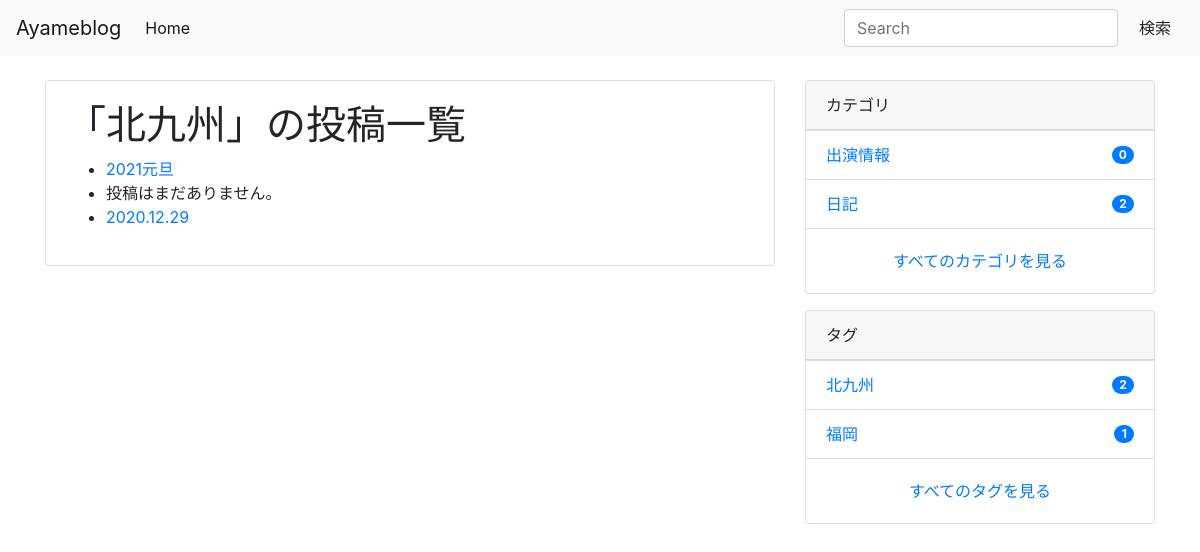
The page /tag/kitakyusyu/ on the database as committed earlier.
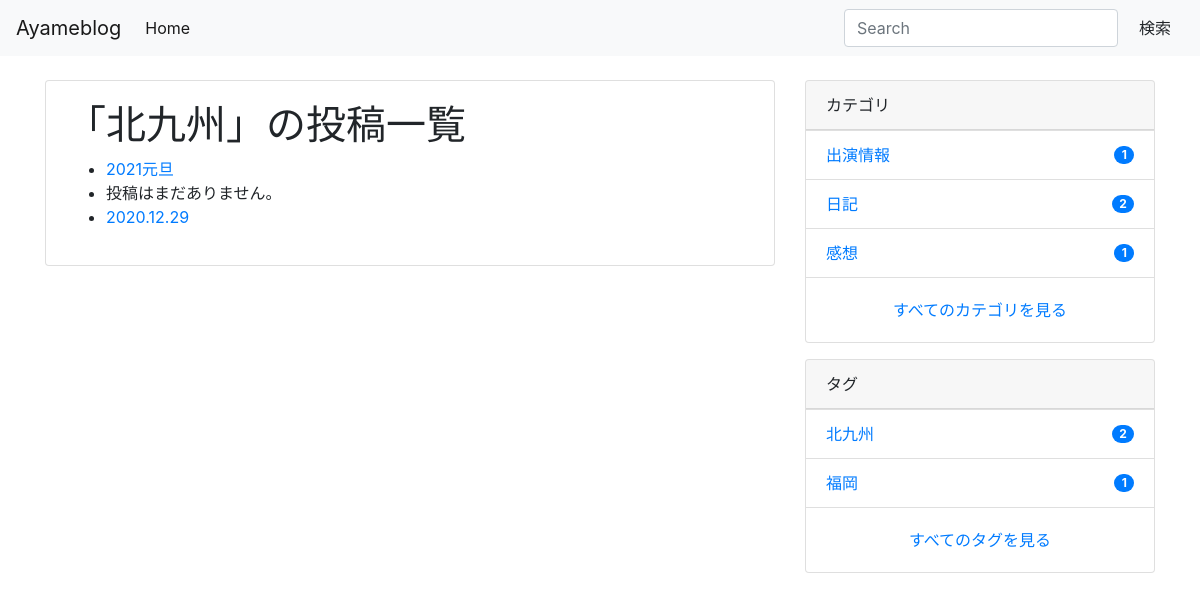
The same page on the database as committed later.
### blog/models.py (models this page shows, shortened)
class Post(models.Model):
    category = models.ForeignKey(Category, on_delete=models.PROTECT)
    tags = models.ManyToManyField(Tag, blank=True)
    title = models.CharField(max_length=255)
    content = models.TextField()
    description = models.TextField(blank=True)
    created_at = models.DateTimeField(auto_now_add=True)
    updated_at = models.DateTimeField(blank=True, null=True)
    published_at = models.DateTimeField(blank=True, null=True)
    is_public = models.BooleanField(default=False)
    image = models.ImageField(upload_to='post_images/', null=True, blank=True)
    class Meta:
        ordering = ['-created_at']

class Category(models.Model):
    name = models.CharField(max_length=255)
    slug = models.SlugField(unique=True)
    timestamp = models.DateTimeField(auto_now_add=True)

class Tag(models.Model):
    name = models.CharField(max_length=255)
    slug = models.SlugField(unique=True)
    timestamp = models.DateTimeField(auto_now_add=True)

### blog/views.py (the view)
# urls.py: path('tag/<str:tag_slug>/', TagPostView.as_view(), name='tag_post'),
class TagPostView(ListView):
    model = Post
    template_name = 'blog/tag_post.html'
    def get_queryset(self):
        tag_slug = self.kwargs['tag_slug']
        self.tag = get_object_or_404(Tag, slug=tag_slug)
        qs = super().get_queryset().filter(tags=self.tag)
        return qs
    def get_context_data(self, **kwargs):
        context = super().get_context_data(**kwargs)
        context['tag'] = self.tag
        return context

### ayameblog/context_processors.py (called while the page is built)
def common(request):
    context = {
        'categories': Category.objects.annotate(
            num_posts=Count('post', filter=Q(post__is_public=True))),
        'tags': Tag.objects.annotate(
            num_posts=Count('post', filter=Q(post__is_public=True))),
    }
    return context

### blog/templates/blog/tag_post.html (shortened to what this page needs)
{% extends 'base.html' %}
{% block content %}
<div class="container">
  <div class="row">
      <main class="col-md-8">
          <div class="card mb-3">
              <div class="card-body">
                  <h1>「{{ tag.name }}」の投稿一覧</h1>
                  <ul>
                    {% for post in object_list %}
                    {% if user.is_authenticated or post.is_public %}
                    <li>{% if not post.is_public %}[下書き]{% endif %}<a href="{% url 'blog:post_detail' post.id %}">{{ post.title }}</a></li>
                    {% else %}
                    <li>投稿はまだありません。</li>
                    {% endif %}
                    {% empty %}
                    <li>まだ投稿はありません。</li>
                    {% endfor %}
                  </ul>
              </div>
          </div>
      </main>
      <aside class="col-md-4">
          {% include "blog/snippets/sidebar.html" %}
      </aside>
  </div>
</div>
{% endblock %}

### blog/templates/blog/snippets/sidebar.html
<div class="card mb-3">
    <div class="card-header">
      カテゴリ
    </div>
    <ul class="list-group list-group-flush">
      {% for category in categories|dictsort:"id" %}
      <li class="list-group-item d-flex justify-content-between align-items-center">
        <a href="{% url 'blog:category_post' category.slug %}" class="card-link">{{ category.name }}</a>
        <span class="badge badge-primary badge-pill">{{ category.num_posts }}</span>
      </li>
      {% endfor %}
    </ul>
    <div class="card-body text-center">
      <a href="{% url 'blog:category_list' %}" class="card-link">すべてのカテゴリを見る</a>
    </div>
  </div>
  <div class="card">
    <div class="card-header">
      タグ
    </div>
    <ul class="list-group list-group-flush">
      {% for tag in tags|dictsortreversed:"num_posts"|slice:":5" %}
      <li class="list-group-item d-flex justify-content-between align-items-center">
        <a href="{% url 'blog:tag_post' tag.slug %}" class="card-link">{{ tag.name }}</a>
        <span class="badge badge-primary badge-pill">{{ tag.num_posts }}</span>
      </li>
      {% endfor %}
    </ul>
    <div class="card-body text-center">
      <a href="{% url 'blog:tag_list' %}" class="card-link">すべてのタグを見る</a>
    </div>
  </div>

Rows that differ between the two databases and show on the page:
computed for Category "出演情報": num_posts "0" → "1"
added Category: name "感想", num_posts "1"
